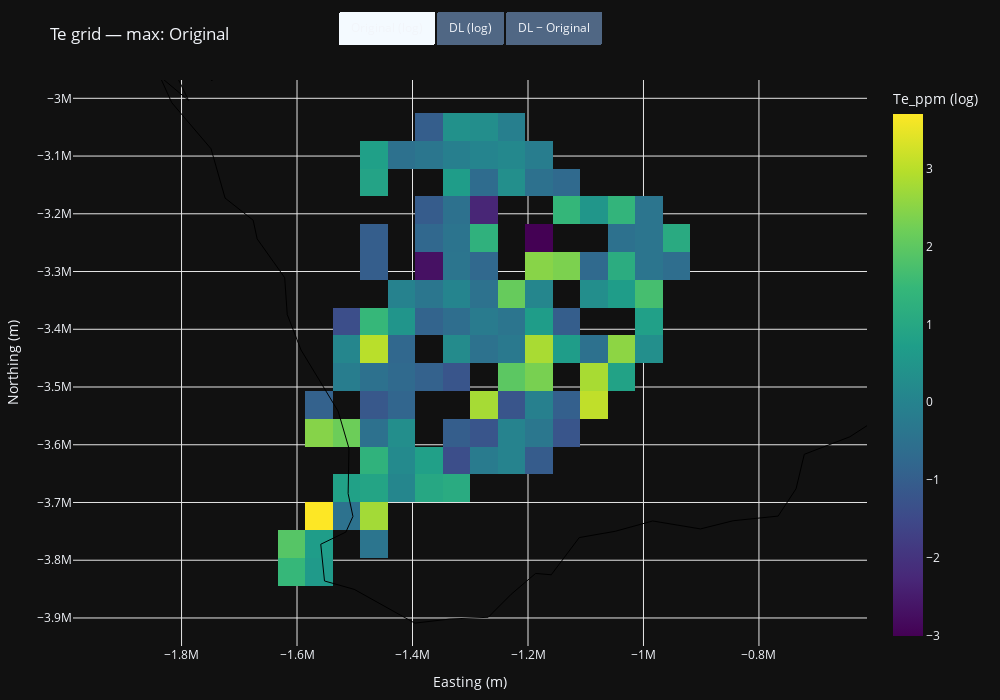

This figure's notebook cell:
### Code cell
# ───────────────────────────────────────────────────────────────────────────────
# 5. Grid comparison (Plotly map-like with Australia outline) + CSV export
# ───────────────────────────────────────────────────────────────────────────────
import numpy as np
import geopandas as gpd
import plotly.graph_objects as go
from shapely.geometry import Polygon, MultiPolygon, LineString, MultiLineString
import pandas as pd

# import your comparison library
from comparisons import COMPARISON_METHODS

# ---------- 5.1 Grid setup ----------
GRID_SPACING = 50000  # metres (edit to change cell size)

# Ensure projected CRS (metres)
orig_gdf = orig_gdf.to_crs(TARGET_CRS)
dl_gdf   = dl_gdf.to_crs(TARGET_CRS)

# Extent from data (with 5% padding)
minx1, miny1, maxx1, maxy1 = dl_gdf.total_bounds
minx2, miny2, maxx2, maxy2 = orig_gdf.total_bounds
minx, miny = min(minx1, minx2), min(miny1, miny2)
maxx, maxy = max(maxx1, maxx2), max(maxy1, maxy2)
pad_x, pad_y = 0.05 * (maxx - minx), 0.05 * (maxy - miny)
x0, x1, y0, y1 = minx - pad_x, maxx + pad_x, miny - pad_y, maxy + pad_y
extent = [x0, x1, y0, y1]

nx = int(np.ceil((x1 - x0) / GRID_SPACING))
ny = int(np.ceil((y1 - y0) / GRID_SPACING))

def assign_grid_indices(gdf, x0, y0, spacing, nx, ny):
    g = gdf.copy()
    g["grid_ix"] = ((g.geometry.x - x0) // spacing).astype(int).clip(0, nx - 1)
    g["grid_iy"] = ((g.geometry.y - y0) // spacing).astype(int).clip(0, ny - 1)
    return g

dl_idx   = assign_grid_indices(dl_gdf,   x0, y0, GRID_SPACING, nx, ny)
orig_idx = assign_grid_indices(orig_gdf, x0, y0, GRID_SPACING, nx, ny)

# ---------- 5.2 Compare (choose method) ----------
method_name = "max"  # "max" | "mean" | "median" | "chi2"
compare_fn  = COMPARISON_METHODS[method_name]
arr_orig, arr_dl, arr_cmp = compare_fn(dl_idx, orig_idx, nx, ny)  # (ny, nx)

is_chi2 = (method_name.lower() == "chi2")
orig_title = "Sample count (log)" if is_chi2 else "Te_ppm (log)"
diff_title = "χ² statistic" if is_chi2 else "Δ Te_ppm"



# ---------- 5.3 Australia boundary ----------
countries = gpd.read_file("ne_110m_admin_0_countries.shp")
australia = countries[countries["ADMIN"] == "Australia"].to_crs(TARGET_CRS)

# ---------- helpers ----------
def mask_nonpos(a):
    a = np.array(a, dtype=float)
    a[~np.isfinite(a) | (a <= 0)] = np.nan
    return a

def grid_centers_from_extent(extent, nx, ny):
    x0, x1, y0, y1 = extent
    dx = (x1 - x0) / nx
    dy = (y1 - y0) / ny
    xs = x0 + (np.arange(nx) + 0.5) * dx
    ys = y0 + (np.arange(ny) + 0.5) * dy
    return xs, ys

def gdf_to_line_traces(gdf, name="Boundary", color="black"):
    traces = []
    for geom in gdf.geometry:
        if geom is None:
            continue
        if isinstance(geom, Polygon):
            geoms = [geom.exterior]
        elif isinstance(geom, MultiPolygon):
            geoms = [p.exterior for p in geom.geoms]
        elif isinstance(geom, LineString):
            geoms = [geom]
        elif isinstance(geom, MultiLineString):
            geoms = list(geom.geoms)
        else:
            continue
        for g in geoms:
            x, y = g.xy
            traces.append(go.Scatter(
                x=np.asarray(x), y=np.asarray(y),
                mode="lines",
                line=dict(color=color, width=1),
                name=name, hoverinfo="skip", showlegend=False
            ))
    return traces

# Prepare rasters
Z_orig = mask_nonpos(arr_orig)
Z_dl   = mask_nonpos(arr_dl)
Z_cmp  = np.where(np.isfinite(arr_cmp), arr_cmp, np.nan)

ny, nx = Z_orig.shape
xs, ys = grid_centers_from_extent(extent, nx, ny)

# ---------- 5.4 Plotly map-like figure ----------
fig = go.Figure()

# Original (log10 colors)
Z0 = np.where(np.isfinite(Z_orig), np.log10(Z_orig), np.nan)
fig.add_trace(go.Heatmap(
    x=xs, y=ys, z=np.flipud(Z0),
    colorscale="Viridis",
    colorbar=dict(title=orig_title),
    zmin=np.nanmin(Z0), zmax=np.nanmax(Z0),
    hovertemplate="E: %{x:.0f} m<br>N: %{y:.0f} m<br>log10(Te): %{z:.2f}<extra></extra>",
    visible=True, name="Original (log)"
))

# DL (log10)
Z1 = np.where(np.isfinite(Z_dl), np.log10(Z_dl), np.nan)
fig.add_trace(go.Heatmap(
    x=xs, y=ys, z=np.flipud(Z1),
    colorscale="Viridis",
    colorbar=dict(title=orig_title),
    zmin=np.nanmin(Z1), zmax=np.nanmax(Z1),
    hovertemplate="E: %{x:.0f} m<br>N: %{y:.0f} m<br>log10(Te): %{z:.2f}<extra></extra>",
    visible=False, name="DL (log)"
))

# DL − Original (linear, symmetric)
dv = np.nanmax(np.abs(Z_cmp)); dv = 1.0 if not np.isfinite(dv) else dv
fig.add_trace(go.Heatmap(
    x=xs, y=ys, z=np.flipud(Z_cmp),
    colorscale="RdBu",
    colorbar=dict(title=orig_title),
    zmin=-dv, zmax=dv,
    hovertemplate="E: %{x:.0f} m<br>N: %{y:.0f} m<br>Δ: %{z:.3g}<extra></extra>",
    visible=False, name="DL − Original"
))

# Australia outline (always visible)
aus_traces = gdf_to_line_traces(australia, name="Australia outline")
for tr in aus_traces:
    fig.add_trace(tr)
n_outline = len(aus_traces)

# Buttons to toggle layers
fig.update_layout(
    title=f"Te grid — {method_name}: Original",
    updatemenus=[dict(
        type="buttons", direction="right", x=0.5, y=1.12, xanchor="center",
        buttons=[
            dict(label="Original (log)", method="update",
                 args=[{"visible": [True,  False, False] + [True]*n_outline},
                       {"title": f"Te grid — {method_name}: Original"}]),
            dict(label="DL (log)", method="update",
                 args=[{"visible": [False, True,  False] + [True]*n_outline},
                       {"title": f"Te grid — {method_name}: DL"}]),
            dict(label="DL − Original", method="update",
                 args=[{"visible": [False, False, True ] + [True]*n_outline},
                       {"title": f"Te grid — {method_name}: DL − Original"}]),
        ]
    )],
    xaxis_title="Easting (m)", yaxis_title="Northing (m)",
    width=1000, height=700, margin=dict(l=60, r=120, t=70, b=50)
)

# Map-like axes
fig.update_xaxes(range=[x0, x1], showgrid=True, gridcolor="#e6e6e6")
fig.update_yaxes(range=[y0, y1], scaleanchor='x', scaleratio=1.0,
                 showgrid=True, gridcolor="#e6e6e6")

# No "download PNG" in toolbar
fig.show(config={"displaylogo": False, "modeBarButtonsToRemove": ["toImage"]})

### Figure 1 — Plotly figure (JSON) as saved in the notebook; plotly's stock layout.template omitted (floating-point values rounded to 4 significant figures; data arrays with more than 128 entries replaced by an {"elided": "..."} marker saying what was removed)
{"data": [{"colorbar": {"title": {"text": "Te_ppm (log)"}}, "colorscale": [[0.0, "#440154"], [0.1111, "#482878"], [0.2222, "#3e4989"], [0.3333, "#31688e"], [0.4444, "#26828e"], [0.5556, "#1f9e89"], [0.6667, "#35b779"], [0.7778, "#6ece58"], [0.8889, "#b5de2b"], [1.0, "#fde725"]], "hovertemplate": "E: %{x:.0f} m<br>N: %{y:.0f} m<br>log10(Te): %{z:.2f}<extra></extra>", "name": "Original (log)", "visible": true, "x": [-1705000.0, -1658000.0, -1610000.0, -1562000.0, -1515000.0, -1467000.0, -1419000.0, -1372000.0, -1324000.0, -1277000.0, -1229000.0, -1181000.0, -1134000.0, -1086000.0, -1039000.0, -990900.0, -943300.0, -895700.0], "y": [-3916000.0, -3867000.0, -3819000.0, -3771000.0, -3723000.0, -3675000.0, -3627000.0, -3579000.0, -3531000.0, -3482000.0, -3434000.0, -3386000.0, -3338000.0, -3290000.0, -3242000.0, -3194000.0, -3146000.0, -3098000.0, -3049000.0, -3001000.0], "z": {"elided": "20x18 float values"}, "zmax": 3.699, "zmin": -3.0, "type": "heatmap"}, {"colorbar": {"title": {"text": "Te_ppm (log)"}}, "colorscale": [[0.0, "#440154"], [0.1111, "#482878"], [0.2222, "#3e4989"], [0.3333, "#31688e"], [0.4444, "#26828e"], [0.5556, "#1f9e89"], [0.6667, "#35b779"], [0.7778, "#6ece58"], [0.8889, "#b5de2b"], [1.0, "#fde725"]], "hovertemplate": "E: %{x:.0f} m<br>N: %{y:.0f} m<br>log10(Te): %{z:.2f}<extra></extra>", "name": "DL (log)", "visible": false, "x": [-1705000.0, -1658000.0, -1610000.0, -1562000.0, -1515000.0, -1467000.0, -1419000.0, -1372000.0, -1324000.0, -1277000.0, -1229000.0, -1181000.0, -1134000.0, -1086000.0, -1039000.0, -990900.0, -943300.0, -895700.0], "y": [-3916000.0, -3867000.0, -3819000.0, -3771000.0, -3723000.0, -3675000.0, -3627000.0, -3579000.0, -3531000.0, -3482000.0, -3434000.0, -3386000.0, -3338000.0, -3290000.0, -3242000.0, -3194000.0, -3146000.0, -3098000.0, -3049000.0, -3001000.0], "z": {"elided": "20x18 float values"}, "zmax": 3.033, "zmin": -2.456, "type": "heatmap"}, {"colorbar": {"title": {"text": "Te_ppm (log)"}}, "colorscale": [[0.0, "rgb(103,0,31)"], [0.1, "rgb(178,24,43)"], [0.2, "rgb(214,96,77)"], [0.3, "rgb(244,165,130)"], [0.4, "rgb(253,219,199)"], [0.5, "rgb(247,247,247)"], [0.6, "rgb(209,229,240)"], [0.7, "rgb(146,197,222)"], [0.8, "rgb(67,147,195)"], [0.9, "rgb(33,102,172)"], [1.0, "rgb(5,48,97)"]], "hovertemplate": "E: %{x:.0f} m<br>N: %{y:.0f} m<br>Δ: %{z:.3g}<extra></extra>", "name": "DL − Original", "visible": false, "x": [-1705000.0, -1658000.0, -1610000.0, -1562000.0, -1515000.0, -1467000.0, -1419000.0, -1372000.0, -1324000.0, -1277000.0, -1229000.0, -1181000.0, -1134000.0, -1086000.0, -1039000.0, -990900.0, -943300.0, -895700.0], "y": [-3916000.0, -3867000.0, -3819000.0, -3771000.0, -3723000.0, -3675000.0, -3627000.0, -3579000.0, -3531000.0, -3482000.0, -3434000.0, -3386000.0, -3338000.0, -3290000.0, -3242000.0, -3194000.0, -3146000.0, -3098000.0, -3049000.0, -3001000.0], "z": {"elided": "20x18 float values"}, "zmax": 4864.0, "zmin": -4864.0, "type": "heatmap"}, {"hoverinfo": "skip", "line": {"color": "black", "width": 1}, "mode": "lines", "name": "Australia outline", "showlegend": false, "x": [1346000.0, 1397000.0, 1386000.0, 1353000.0, 1333000.0, 1308000.0, 1241000.0, 1224000.0, 1174000.0, 1132000.0, 1128000.0, 1088000.0, 1096000.0, 1151000.0, 1229000.0, 1277000.0, 1346000.0], "y": [-4545000.0, -4559000.0, -4687000.0, -4721000.0, -4806000.0, -4773000.0, -4840000.0, -4832000.0, -4823000.0, -4726000.0, -4654000.0, -4555000.0, -4506000.0, -4521000.0, -4567000.0, -4558000.0, -4545000.0], "type": "scatter"}, {"hoverinfo": "skip", "line": {"color": "black", "width": 1}, "mode": "lines", "name": "Australia outline", "showlegend": false, "x": {"elided": "224 float values"}, "y": {"elided": "224 float values"}, "type": "scatter"}], "layout": {"margin": {"l": 60, "r": 120, "t": 70, "b": 50}, "title": {"text": "Te grid — max: Original"}, "updatemenus": [{"buttons": [{"args": [{"visible": [true, false, false, true, true]}, {"title": "Te grid — max: Original"}], "label": "Original (log)", "method": "update"}, {"args": [{"visible": [false, true, false, true, true]}, {"title": "Te grid — max: DL"}], "label": "DL (log)", "method": "update"}, {"args": [{"visible": [false, false, true, true, true]}, {"title": "Te grid — max: DL − Original"}], "label": "DL − Original", "method": "update"}], "direction": "right", "type": "buttons", "x": 0.5, "xanchor": "center", "y": 1.12}], "xaxis": {"title": {"text": "Easting (m)"}, "range": [-1729000.0, -871900.0], "showgrid": true, "gridcolor": "#e6e6e6"}, "yaxis": {"title": {"text": "Northing (m)"}, "range": [-3940000.0, -2977000.0], "scaleanchor": "x", "scaleratio": 1.0, "showgrid": true, "gridcolor": "#e6e6e6"}, "width": 1000, "height": 700}}
